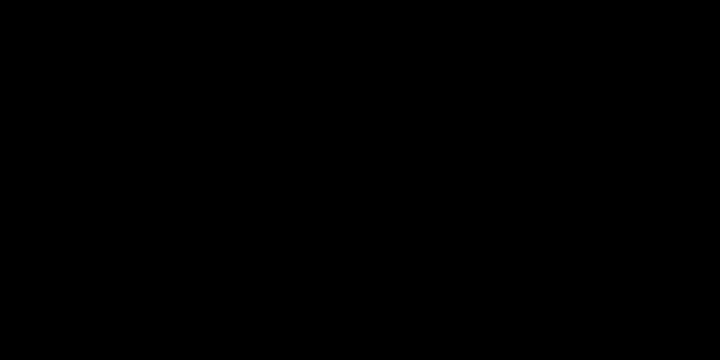
Frame 1 (no input)
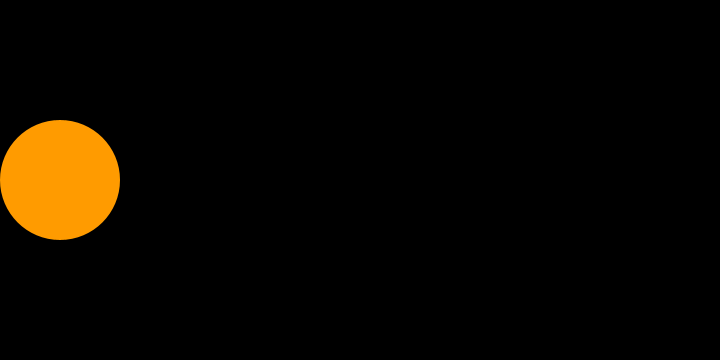
Frame 60 (the mouse pressed at the canvas centre just before this capture)
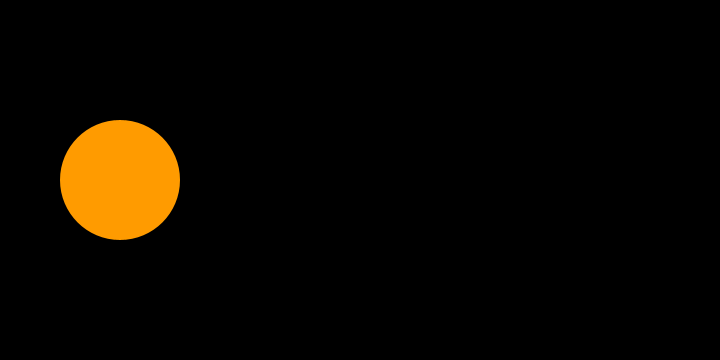
Frame 120 (the mouse held since frame 60 and released just before this capture)

The Processing sketch that drew these frames (run headless with seeded random() and noise(); from frame 60 on, the mouse is pressed at the canvas centre):

// Processing sketch: Test2
// ── Test2.pde
int x = 0, s = 0;

void setup()
{ 
  size(720, 360); noStroke(); frameRate(50);
}

void draw()
{ 
  if (s == 0)
  { background(0); s = 1;
  } else { x = (x + 2) % width; s = 0;
           fill(255, 155, 0); ellipse(x, height / 2, 120, 120);
         }
}
